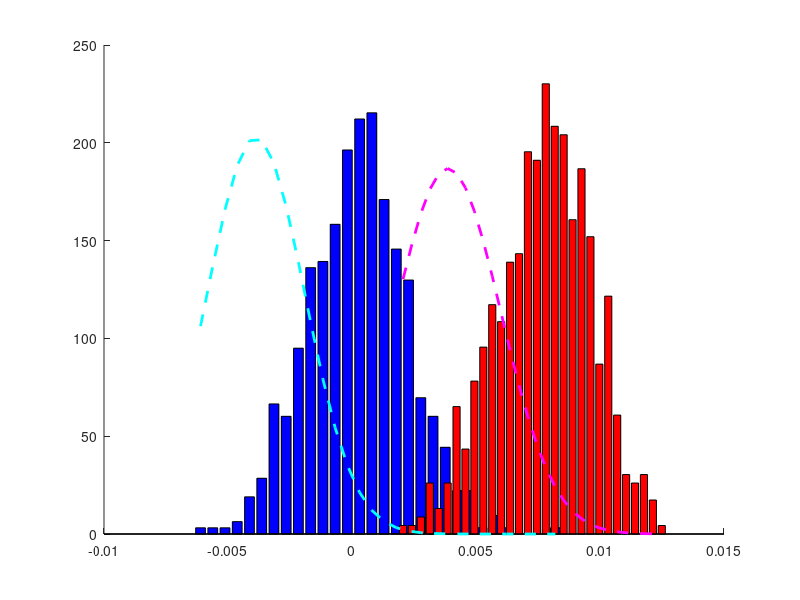

Recreate this plot in MATLAB.
%% Section 4.5.3 Kernel ridge regression
% This page contains simulations in Section 4.5.3.

close all; clear; clc

testcase='mixed'; % (among means,var,orth,mixed,MNIST,cifar10)
kernel='gauss';  % (among poly,poly_zero,gauss,linear)

k=2;
switch testcase
    case 'means'
        p_over_n=4;
        p=256;
        cs=[1/2,1/2];
        means = @(i) [zeros(i-1,1);1;zeros(p-i,1)]*5;
        covs  = @(i) eye(p);
        
        switch kernel
            case 'poly'
                derivs=[5 -1 3];
            case 'gauss'
                sigma2=1;
            case 'linear'
                a = 10;
        end
        
    case 'var'
        p_over_n=4;
        p=256;
        
        cs=[3/4 1/4];
        
        means = @(i) zeros(p,1);
        covs  = @(i) eye(p)*(1+(i-1)/sqrt(p)*10);
        
        switch kernel
            case 'poly'
                derivs=[5 -1 3];
                
            case 'poly_zero'
                derivs=[5 0 2];
                
            case 'gauss'
                sigma2=1;
                
            case 'linear'
                a = 10;
        end
        
    case 'orth'
        p_over_n=1/4;
        p=2048;
        n = p/p_over_n;
        n_test = n;
        
        cs=[1/2 1/2];
        
        means = @(i) zeros(p,1);
        %covs  = @(i) diag([zeros(1,sum(prop_classes(1:i-1))*p) ones(1,prop_classes(i)*p) zeros(1,sum(prop_classes(i+1:end))*p)]);
        %covs  = @(i) diag([ones(1,sum(prop_classes(1:i-1))*p) 2*ones(1,prop_classes(i)*p) ones(1,sum(prop_classes(i+1:end))*p)]);
        covs = @(i) toeplitz((4*(i-1)/10).^(0:(p-1)));
        
        
        switch kernel
            case 'poly'
                derivs=[4 -1 3];
            case 'poly_zero'
                derivs=[4 0 2];
            case 'gauss'
                sigma2=1;
            case 'linear'
                a = 10;
        end
        
    case 'mixed'
        %p_over_n=2;
        %p=64;
        p_over_n=4;
        p=512;
        n = p/p_over_n;
        n_test = n;
        
        cs=[1/2 1/2];
        
        means = @(i) [zeros(i-1,1);1;zeros(p-i,1)]*3;
        %covs = @(i) eye(p);
        %covs  = @(i) eye(p)*(1+(i-1)/sqrt(p)*10);
        %covs = @(i) toeplitz((4*(i-1)/10).^(0:(p-1)));
        covs = @(i) toeplitz((4*(i-1)/10).^(0:(p-1)))*(1+(i-1)/sqrt(p)*5);
        
        switch kernel
            case 'poly'
                derivs=[5 -5 3];
            case 'poly_zero'
                derivs=[4 0 2];
                %derivs=[5 -5 0];
            case 'gauss'
                sigma2=1;
        end
        
    case {'MNIST','USPS','cifar10'}
        n = 2000;
        n_test = 256;
        
        switch testcase
            case 'MNIST'
                init_images=loadMNISTImages('train-images-idx3-ubyte');
                init_labels=loadMNISTLabels('train-labels-idx1-ubyte');
            
            case 'USPS'
                load USPS;
                init_images = fea';
                init_labels = gnd;
            
            case 'cifar10'
                load('cifar_total_train.mat');
                init_images = double(total_images');
                init_labels = double(total_labels);
        end
        
        [labels,idx_init_labels]=sort(init_labels,'ascend');
        images=init_images(:,idx_init_labels);
        init_n=length(images(1,:));
        
        p=length(images(:,1));
        
        noise_level_dB=-Inf;
        %noise_level_dB=0;
        noise_level=10^(noise_level_dB/10);
        Noise = rand(p,init_n)*sqrt(12)*sqrt(noise_level*var(images(:)));
        
        %%% Add noise to images
        %images=images+Noise;
        
        mean_images=mean(images,2);
        norm2_images=0;
        for i=1:init_n
            norm2_images=norm2_images+1/init_n*norm(images(:,i)-mean_images)^2;
        end
        images=(images-mean_images*ones(1,size(images,2)))/sqrt(norm2_images)*sqrt(p);
        
        %selected_labels=[3 8 9];
        
        selected_labels=[2 3];
        %selected_labels=[8 9];
        selected_images=[];
        j=1;
        for i=selected_labels
            selected_images=[selected_images images(:,labels==i)];
            MNIST{j}=images(:,labels==i);
            j=j+1;
        end
        
        mean_selected_images=mean(selected_images,2);
        norm2_selected_images=mean(sum(abs(selected_images-mean_selected_images*ones(1,length(selected_images))).^2));
        
        for j=1:length(selected_labels)
            MNIST{j}=(MNIST{j}-mean_selected_images*ones(1,size(MNIST{j},2)))/sqrt(norm2_selected_images)*sqrt(p);
        end
        
        means = @(i) mean(MNIST{i},2);
        covs = @(i) 1/length(MNIST{i})*(MNIST{i}*MNIST{i}')-means(i)*means(i)';
        
        %         selected_labels=[1 7];
        %
        %         j=1;
        %         for i=selected_labels
        %             MNIST{j}=images(:,labels==i);
        %             j=j+1;
        %         end
        %
        %         means = @(i) mean(MNIST{i},2);
        %         covs = @(i) 1/length(MNIST{i})*(MNIST{i}*MNIST{i}')-means(i)*means(i)';
        
        cs=[1/2 1/2];
        
        
        switch kernel
            case 'poly'
                %derivs=[5 -1 3];
                derivs=[5 -1 10];
            case 'poly_zero'
                derivs=[1 0 10];
            case 'gauss'
                sigma2=1;
            case 'linear'
                a = 10;
        end
        
        
    case 'adult'
        
        load('adult.mat');
        
        p = size(data{1},1);
        
        n = 1024;
        n_test = n;
        cs = [1/2 1/2];
        ns = floor(cs*n);
        ns_test = floor(cs*n_test);
        
        X = [data{1} data{2}];
        mean_X=mean(X,2);
        norm2_X=0;
        for i=1:size(X,2)
            norm2_X=norm2_X+1/size(X,2)*norm(X(:,i)-mean_X)^2;
        end
        data{1}=(data{1}-mean_X*ones(1,size(data{1},2)))/sqrt(norm2_X)*sqrt(p);
        data{2}=(data{2}-mean_X*ones(1,size(data{2},2)))/sqrt(norm2_X)*sqrt(p);
        
        for i = 1:2
            data_train{i} = data{i}(:,randperm(ns(i)));
            data_test{i} = data{i}(:,ns(i)+randperm(ns_test(i)));
        end
        
        
        means = @(i) mean(data{i},2);
        covs = @(i) 1/size(data{i},2)*(data{i}*data{i}')-means(i)*means(i)';
        
        cs=[1/2 1/2];
        
        switch kernel
            case 'poly'
                %derivs=[5 -1 3];
                derivs=[5 -1 10];
            case 'poly_zero'
                derivs=[1 0 10];
            case 'gauss'
                sigma2=1;
            case 'linear'
                a = 10;
        end
        
end

covs_o=zeros(p);
for i=1:k
    covs_o=covs_o+covs(i)*cs(i);
end
tau_th  = 2/p*trace(covs_o);

loops = 10;
g_ = zeros(n_test,loops);
g_test = zeros(n_test,loops);
success_rate = zeros(1,loops);

for loop=1:loops
    
    %%% Build data matrix X
    
    switch testcase
        case 'MNIST'
            X=zeros(p,n);
            X_test=zeros(p,n_test);
            for i=1:k
                %X(:,sum(cs(1:(i-1)))*n+1:sum(cs(1:i))*n)=MNIST{i}(:,1:n*cs(i));
                %X_test(:,sum(cs(1:(i-1)))*n_test+1:sum(cs(1:i))*n_test)=MNIST{i}(:,n+1:n+n_test*cs(i));
                
                %%% Random data picking
                data = MNIST{i}(:,randperm(size(MNIST{i},2)));
                X(:,sum(cs(1:(i-1)))*n+1:sum(cs(1:i))*n)=data(:,1:n*cs(i));
                X_test(:,sum(cs(1:(i-1)))*n_test+1:sum(cs(1:i))*n_test)=data(:,n+1:n+n_test*cs(i));
                
                %W(:,sum(cs(1:(i-1)))*n+1:sum(cs(1:i))*n)=X(:,sum(cs(1:(i-1)))*n+1:sum(cs(1:i))*n)-means(i)*ones(1,cs(i)*n);
            end
            
            clear init_images;
            clear init_labels;
            
            kurtosis=0;
        case 'adult'
            X=zeros(p,n);
            X_test=zeros(p,n_test);
            for i=1:k
                %X(:,sum(cs(1:(i-1)))*n+1:sum(cs(1:i))*n)=MNIST{i}(:,1:n*cs(i));
                %X_test(:,sum(cs(1:(i-1)))*n_test+1:sum(cs(1:i))*n_test)=MNIST{i}(:,n+1:n+n_test*cs(i));
                
                %%% Random data picking
                X(:,sum(cs(1:(i-1)))*n+1:sum(cs(1:i))*n)=data_train{i};
                X_test(:,sum(cs(1:(i-1)))*n_test+1:sum(cs(1:i))*n_test)=data_test{i};
                %W(:,sum(cs(1:(i-1)))*n+1:sum(cs(1:i))*n)=X(:,sum(cs(1:(i-1)))*n+1:sum(cs(1:i))*n)-means(i)*ones(1,cs(i)*n);
            end
            
        otherwise
            W=zeros(p,n);
            W_test=zeros(p,n_test);
            for i=1:k
                W(:,sum(cs(1:(i-1)))*n+1:sum(cs(1:i))*n)=covs(i)^(1/2)*randn(p,cs(i)*n);
                %W_test(:,sum(cs(1:(i-1)))*n_test+1:sum(cs(1:i))*n_test)=covs(i)^(1/2)*randn(p,cs(i)*n_test);
                W_test(:,sum(cs(1:(i-1)))*n_test+1:sum(cs(1:i))*n_test)=covs(i)^(1/2)*randn(p,cs(i)*n_test);
            end
            
            X=zeros(p,n);
            X_test=zeros(p,n_test);
            for i=1:k
                X(:,sum(cs(1:(i-1)))*n+1:sum(cs(1:i))*n)=W(:,sum(cs(1:(i-1)))*n+1:sum(cs(1:i))*n)+means(i)*ones(1,cs(i)*n);
                X_test(:,sum(cs(1:(i-1)))*n_test+1:sum(cs(1:i))*n_test)=W_test(:,sum(cs(1:(i-1)))*n_test+1:sum(cs(1:i))*n_test)+means(i)*ones(1,cs(i)*n_test);
            end
            
            kurtosis=0;
    end
    
    XX=X'*X/p;
    
    %%% Create Kernel function
    
    tau_est = 2/n*trace(XX);
    tau = tau_est;
    
    switch kernel
        case {'poly','poly_zero'}
            coeffs=zeros(1,length(derivs));
            for i=1:length(derivs);
                coeffs(i)=derivs(length(derivs)+1-i)/factorial(length(derivs)-i);
            end
            f = @(x) polyval(coeffs,x-tau_est);
            
        case 'gauss'
            sigma2=1;
            f = @(x) exp(-x/(2*sigma2));
            derivs_emp=[f(tau_est) -1/(2*sigma2)*f(tau_est) 1/(4*sigma2^2)*f(tau_est)];
            
        case 'linear'
            f = @(x) a1*x+a2;
            derivs=[f(tau_est) a1 0];
            disp(f(tau_est));
            disp('should be positive')
    end
    
    %%% Build Kernel matrix and vector y
    
    K=f(diag(XX)*ones(1,n)+ones(n,1)*diag(XX)'-2*XX);
    %DK = diag(K*ones(n,1));
     
    %y = [-ones(cs(1)*n,1);ones(cs(2)*n,1)];
    y_test = [-ones(cs(1)*n_test,1);ones(cs(2)*n_test,1)];
    y = [-ones(cs(1)*n,1);ones(cs(2)*n,1)];
    y_ = [-ones(cs(1)*n,1)/cs(1);ones(cs(2)*n,1)/cs(2)];
    
    %%% SVM
    %alpha=quadprog(diag(y)*K*diag(y),-ones(n,1),-eye(n),zeros(n,1),y',0);
    %v = K*diag(y)*alpha;
    %b = (mean(v(ns(1)))+mean(v(ns(2))))/2;
    
    %%% LS-SVM
    gamma = 1;
    S = K+n/gamma*eye(n);
    invS_y = S\y;
    invS_y_ = S\y_;
    invS_1 = S\ones(n,1);
    
    b = sum(invS_y)/sum(invS_1);
    %b_ = sum(invS_y_)/sum(invS_1);
    
    %alpha = invS_y-invS_1*b;
    % without b
    alpha = invS_y;
    
    
    %alpha_ = invS_y_-invS_1*b_;
    %g = @(x) sign(f((x'*x)*ones(n,1)+diag(XX)-2*(X'*x))'*diag(y)*alpha+b);
    
    g = @(Y) alpha'*f(diag(XX)*ones(1,size(Y,2))+ones(n,1)*diag(Y'*Y/p)'-2*(X'*Y/p))+b;
    %%% remove b
    %g = @(Y) alpha'*f(diag(XX)*ones(1,size(Y,2))+ones(n,1)*diag(Y'*Y/p)'-2*(X'*Y/p));
    
    % figure;hist(alpha,25);
    % sum(abs(alpha)>1e-5)/n
    g_(:,loop) = g(X_test)';
    %g_test(:,loop) = g_T(X_test)';
    %success_rate(loop) = 1/n_test*(sum(g_(1:cs(1)*n_test,loop)<cs(2)-cs(1))+sum(g_(cs(1)*n_test+1:end,loop)>cs(2)-cs(1)));
    loop
end

switch kernel
    case 'gauss'
        derivs=[f(tau) -1/(2*sigma2)*f(tau) 1/(4*sigma2^2)*f(tau)];
end

E = [mean(reshape(g_(1:cs(1)*n_test,:),loops*cs(1)*n_test,1)),mean(reshape(g_(cs(1)*n_test+1:end,:),loops*cs(2)*n_test,1))]
Var = [var(reshape(g_(1:cs(1)*n_test,:),loops*cs(1)*n_test,1)),var(reshape(g_(cs(1)*n_test+1:end,:),loops*cs(2)*n_test,1))]
t1 = trace(covs(1)-cs(1)*covs(1)-cs(2)*covs(2))/sqrt(p);
t2 = trace(covs(2)-cs(1)*covs(1)-cs(2)*covs(2))/sqrt(p);
%D = -2*derivs(2)/p*(norm(means(1)-means(2)))^2+derivs(3)/p*(t1-t2)^2+4*derivs(3)/p^2*trace((covs(1)-covs(2))^2);
D = -2*derivs(2)/p*(norm(means(1)-means(2)))^2+derivs(3)/p*(t1-t2)^2+2*derivs(3)/p^2*trace((covs(1)-covs(2))^2);
  
mean_th = (cs(2)-cs(1))*[1;1]+2*cs(1)*cs(2)*gamma*D*[-cs(2);cs(1)];
%mean_th_test = gamma*D*[-cs(2);cs(1)];
%cov_th = 8*gamma^2*cs(1)^2*cs(2)^2*(t2-t1)^2*derivs(3)^2/p^3*[trace(covs(1)^2);trace(covs(2)^2)]...
%    +16*gamma^2*cs(1)^2*cs(2)^2*derivs(2)^2/p^2*[(means(2)-means(1))'*covs(1)*(means(2)-means(1));(means(2)-means(1))'*covs(2)*(means(2)-means(1))]...
%    +16*cs(1)*cs(2)*gamma^2*derivs(2)^2/n/p^2*[cs(2)*trace(covs(1)^2)+cs(1)*trace(covs(1)*covs(2));cs(2)*trace(covs(1)*covs(2))+cs(1)*trace(covs(2)^2)];
V11 = (t2-t1)^2*derivs(3)^2/p^3*trace(covs(1)^2);
V12 = (t2-t1)^2*derivs(3)^2/p^3*trace(covs(2)^2);
V21 = 2*derivs(2)^2/p^2*(means(2)-means(1))'*covs(1)*(means(2)-means(1));
V22 = 2*derivs(2)^2/p^2*(means(2)-means(1))'*covs(2)*(means(2)-means(1));
V31 = 2*derivs(2)^2/n/p^2*(trace(covs(1)^2)/cs(1)+trace(covs(1)*covs(2))/cs(2));
V32 = 2*derivs(2)^2/n/p^2*(trace(covs(1)*covs(2))/cs(1)+trace(covs(2)^2)/cs(2));
cov_th= 8*gamma^2*(cs(1)*cs(2))^2*[V11+V21+V31;V12+V22+V32];


(norm(means(2)-means(1)))^2
(trace(covs(2)-covs(1)))^2/p
trace(((covs(2)-covs(1)))^2)/p

xs1=linspace(min(min(g_(1:cs(1)*n_test,:))),max(max(g_(1:cs(1)*n_test,:))),30);
xs2=linspace(min(min(g_(cs(1)*n_test+1:end,:))),max(max(g_(cs(1)*n_test+1:end,:))),30);

figure;
hold on;
step1=xs1(2)-xs1(1);
step2=xs2(2)-xs2(1);
histo1=histc(reshape(g_(1:cs(1)*n_test,:),loops*cs(1)*n_test,1),xs1);
bar(xs1,histo1/step1/loops/(cs(1)*n_test),'b');

histo2=histc(reshape(g_(cs(1)*n_test+1:end,:),loops*cs(2)*n_test,1),xs2);
bar(xs2,histo2/step2/loops/(cs(2)*n_test),'r');

% plot(xs1,normpdf(xs1,mean_th(1),sqrt(cov_th(1))),'b');
% plot(xs2,normpdf(xs2,mean_th(2),sqrt(cov_th(2))),'r');
plot(xs1,normpdf(xs1,mean_th(1),sqrt(cov_th(1))),'c--','LineWidth',2);
plot(xs2,normpdf(xs2,mean_th(2),sqrt(cov_th(2))),'m--','LineWidth',2);
% set(gca,'linewidth',1,'fontsize',15,'fontname','Times');
% legend({'$$g(\mathbf{x})_{\mathbf{x}\in\mathcal{C}_1}$$ histogram',...
%     '$$g(\mathbf{x})_{\mathbf{x}\in\mathcal{C}_2} $$ histogram',...
%     'Gaussian approximation $$G_1$$',...
%     'Gaussian approximation $$G_2$$'},'interpreter','latex');
hold off

%%
% xs1=linspace(min(min(g_test(1:cs(1)*n_test,:))),max(max(g_test(1:cs(1)*n_test,:))),50);
% xs2=linspace(min(min(g_test(cs(1)*n_test+1:end,:))),max(max(g_test(cs(1)*n_test+1:end,:))),50);
% figure;
% hold on;
% step1=xs1(2)-xs1(1);
% step2=xs2(2)-xs2(1);
% histo1=histc(reshape(g_test(1:cs(1)*n_test,:),loops*cs(1)*n_test,1),xs1);
% bar(xs1,histo1/step1/loops/(cs(1)*n_test),'b');
% 
% histo2=histc(reshape(g_test(cs(1)*n_test+1:end,:),loops*cs(2)*n_test,1),xs2);
% bar(xs2,histo2/step2/loops/(cs(2)*n_test),'r');
% 
% 
% plot(xs1,normpdf(xs1,mean_th_test(1),sqrt(cov_th_test(1))),'c--','LineWidth',2);
% plot(xs2,normpdf(xs2,mean_th_test(2),sqrt(cov_th_test(2))),'m--','LineWidth',2);
% set(gca,'linewidth',1,'fontsize',15,'fontname','Times');
% legend({'$$g^{*}(\mathbf{x})_{\mathbf{x}\in\mathcal{C}_1}$$ histogram',...
%     '$$g^{*}(\mathbf{x})_{\mathbf{x}\in\mathcal{C}_2} $$ histogram',...
%     'Gaussian approximation $$G^*_1$$',...
%     'Gaussian approximation $$G^*_2$$'},'interpreter','latex');
% 
% E = [mean(reshape(g_(1:cs(1)*n_test,:),loops*cs(1)*n_test,1)),mean(reshape(g_(cs(1)*n_test+1:end,:),loops*cs(2)*n_test,1))]
% Var = [var(reshape(g_(1:cs(1)*n_test,:),loops*cs(1)*n_test,1)),var(reshape(g_(cs(1)*n_test+1:end,:),loops*cs(2)*n_test,1))]
% hold off
center =  gamma*derivs(1)/(1+gamma*derivs(1))*(cs(2)-cs(1))
disp(eigs(K))

